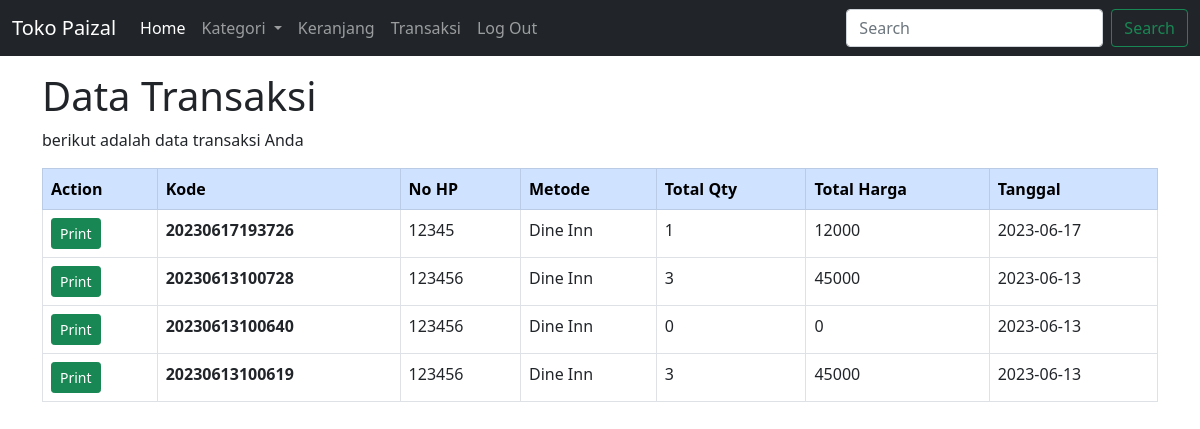
/user/transaksi.php, run on the app's committed database.
### tables this page shows
CREATE TABLE `tbl_transaksi` (
  `id_transaksi` int(11) NOT NULL,
  `kode` varchar(50) NOT NULL,
  `telp` varchar(20) NOT NULL,
  `metode` int(11) NOT NULL,
  `ket` text DEFAULT NULL,
  `total_qty` int(11) NOT NULL,
  `total_harga` bigint(20) NOT NULL,
  `tgl` date NOT NULL
);

### user/transaksi.php (the view, shortened to what this page needs)
<?php
include "../koneksi.php";
$result_transaksi = mysqli_query($conn, "SELECT * FROM tbl_transaksi ORDER BY id_transaksi DESC");
?>
<!doctype html>
<html lang="en">
  <head>
    <link href="https://cdn.jsdelivr.net/npm/bootstrap@5.0.2/dist/css/bootstrap.min.css" rel="stylesheet">
  </head>
  <body>
    <nav class="navbar navbar-expand-lg navbar-dark bg-dark">
    <div class="container-fluid">
        <a class="navbar-brand" href="index.php">Toko Paizal</a>
            <div class="collapse navbar-collapse" id="navbarSupportedContent">
            <ul class="navbar-nav me-auto mb-2 mb-lg-0">
                <li class="nav-item">
                    <a class="nav-link active" aria-current="page" href="index.php">Home</a>
                </li>
                <li class="nav-item dropdown">
                    <a class="nav-link dropdown-toggle" href="#" role="button" data-bs-toggle="dropdown" aria-expanded="false">
                        Kategori
                    </a>
                </li>
                <li class="nav-item">
                    <a class="nav-link" aria-current="page" href="keranjang.php">Keranjang</a>
                </li>
                <li class="nav-item">
                    <a class="nav-link" aria-current="page" href="transaksi.php">Transaksi</a>
                </li>
                <li class="nav-item">
                    <a class="nav-link" aria-current="page" href="logout.php">Log Out</a>
                </li>
            </ul>
            <form class="d-flex" role="search">
                <input class="form-control me-2" type="search" placeholder="Search" aria-label="Search">
                <button class="btn btn-outline-success" type="submit">Search</button>
            </form>
            </div>
    </div>
    </nav>
    <div class="container">
        <div class="row mt-3">
            <div class="col">
                <h1>Data Transaksi</h1>
                <p>berikut adalah data transaksi Anda</p>
            <div class="row">
                <div class="col">
                    <table class="table table-bordered table-hover">
                        <thead class="table-primary">
                            <tr>
                                <th scope="col">Action</th>
                                <th scope="col">Kode</th>
                                <th scope="col">No HP</th>
                                <th scope="col">Metode</th>
                                <th scope="col">Total Qty</th>
                                <th scope="col">Total Harga</th>
                                <th scope="col">Tanggal</th>
                            </tr>
                        </thead>
                        <tbody>
                            <?php while($row_transaksi =  mysqli_fetch_assoc($result_transaksi)) { ?>
                            <tr>
                                <td><a href="print.php?kode=<?php echo $row_transaksi["kode"] ?>" class="btn btn-sm btn-success">Print</a></td>
                                <th scope="row"><?php echo $row_transaksi["kode"] ?></th>
                                <td><?php echo $row_transaksi["telp"] ?></td>
                                <td>
                                    <?php if ($row_transaksi["metode"] == 1) {
                                        echo "Dine Inn";
                                    } else {
                                        echo "Take Away";
                                    } ?>
                                </td>
                                <td><?php echo $row_transaksi["total_qty"] ?></td>
                                <td><?php echo $row_transaksi["total_harga"] ?></td>
                                <td><?php echo $row_transaksi["tgl"] ?></td>
                            </tr>
                            <?php } ?>
                        </tbody>
                    </table>
                </div>
            </div>
        </div>
        </div>
    </div>
  </body>
</html>

### data on the page
tbl_transaksi: kode "20230617193726", telp "12345", metode "Dine Inn", total_qty "1", total_harga "12000", tgl "2023-06-17"
tbl_transaksi: kode "20230613100728", telp "123456", metode "Dine Inn", total_qty "3", total_harga "45000", tgl "2023-06-13"
tbl_transaksi: kode "20230613100640", telp "123456", metode "Dine Inn", total_qty "0", total_harga "0", tgl "2023-06-13"
tbl_transaksi: kode "20230613100619", telp "123456", metode "Dine Inn", total_qty "3", total_harga "45000", tgl "2023-06-13"
